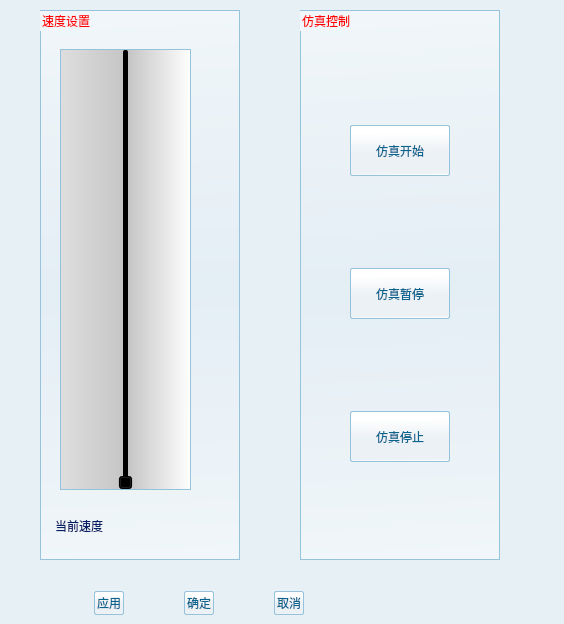
<?xml version="1.0" encoding="UTF-8"?>
<ui version="4.0">
 <class>Simucontrol</class>
 <widget class="QWidget" name="Simucontrol">
  <property name="geometry">
   <rect>
    <x>0</x>
    <y>0</y>
    <width>564</width>
    <height>624</height>
   </rect>
  </property>
  <property name="windowTitle">
   <string>仿真控制</string>
  </property>
  <property name="styleSheet">
   <string notr="true">font: 14pt &quot;宋体&quot;;
background-color: rgb(231, 240, 245);</string>
  </property>
  <widget class="QGroupBox" name="groupBox">
   <property name="geometry">
    <rect>
     <x>40</x>
     <y>10</y>
     <width>200</width>
     <height>550</height>
    </rect>
   </property>
   <property name="minimumSize">
    <size>
     <width>200</width>
     <height>550</height>
    </size>
   </property>
   <property name="styleSheet">
    <string notr="true">font: 75 16pt &quot;汉仪中黑简&quot;;
color: rgb(255, 0, 0);
background-color: qlineargradient(spread:pad, x1:0.528364, y1:1, x2:0.511, y2:0.0113636, stop:0 rgba(255, 255, 255, 100), stop:0.5 rgba(224, 234, 245, 100), stop:1 rgba(255, 255, 255, 100));
 border-width: 1px;
    border-color: rgb(150, 194, 219);
    border-style: solid;
    padding: 2px;</string>
   </property>
   <property name="title">
    <string>速度设置</string>
   </property>
   <widget class="QLabel" name="label">
    <property name="geometry">
     <rect>
      <x>10</x>
      <y>500</y>
      <width>81</width>
      <height>31</height>
     </rect>
    </property>
    <property name="styleSheet">
     <string notr="true">font: 75 12pt &quot;新宋体&quot;;
color: rgb(4, 30, 103);
background-color: qlineargradient(spread:pad, x1:0.528364, y1:1, x2:0.511, y2:0.0113636, stop:0 rgba(255, 255, 255, 0), stop:0.5 rgba(224, 234, 245, 0), stop:1 rgba(255, 255, 255, 0));
    border-width:0px;</string>
    </property>
    <property name="text">
     <string>当前速度</string>
    </property>
   </widget>
   <widget class="QSlider" name="m_simuctr_horizontalSlider">
    <property name="geometry">
     <rect>
      <x>20</x>
      <y>39</y>
      <width>131</width>
      <height>441</height>
     </rect>
    </property>
    <property name="styleSheet">
     <string notr="true">background-color: qlineargradient(spread:pad, x1:0, y1:0, x2:1, y2:0, stop:0.0284091 rgba(221, 221, 221, 255), stop:0.511364 rgba(196, 196, 196, 255), stop:1 rgba(255, 255, 255, 255));
</string>
    </property>
    <property name="orientation">
     <enum>Qt::Vertical</enum>
    </property>
   </widget>
   <widget class="QLabel" name="m_simuctr_label">
    <property name="geometry">
     <rect>
      <x>120</x>
      <y>502</y>
      <width>54</width>
      <height>21</height>
     </rect>
    </property>
    <property name="styleSheet">
     <string notr="true">font: 75 12pt &quot;新宋体&quot;;
color: rgb(4, 30, 103);
background-color: qlineargradient(spread:pad, x1:0.528364, y1:1, x2:0.511, y2:0.0113636, stop:0 rgba(255, 255, 255, 0), stop:0.5 rgba(224, 234, 245, 0), stop:1 rgba(255, 255, 255, 0));
    border-width:0px;</string>
    </property>
    <property name="text">
     <string/>
    </property>
   </widget>
  </widget>
  <widget class="QGroupBox" name="groupBox_2">
   <property name="geometry">
    <rect>
     <x>300</x>
     <y>10</y>
     <width>200</width>
     <height>550</height>
    </rect>
   </property>
   <property name="minimumSize">
    <size>
     <width>200</width>
     <height>550</height>
    </size>
   </property>
   <property name="styleSheet">
    <string notr="true">font: 75 16pt &quot;汉仪中黑简&quot;;
color: rgb(255, 0, 0);
background-color: qlineargradient(spread:pad, x1:0.528364, y1:1, x2:0.511, y2:0.0113636, stop:0 rgba(255, 255, 255, 100), stop:0.5 rgba(224, 234, 245, 100), stop:1 rgba(255, 255, 255, 100));
 border-width: 1px;
    border-color: rgb(150, 194, 219);
    border-style: solid;
    padding: 2px;</string>
   </property>
   <property name="title">
    <string>仿真控制</string>
   </property>
   <layout class="QGridLayout" name="gridLayout">
    <item row="0" column="0">
     <spacer name="verticalSpacer">
      <property name="orientation">
       <enum>Qt::Vertical</enum>
      </property>
      <property name="sizeHint" stdset="0">
       <size>
        <width>20</width>
        <height>81</height>
       </size>
      </property>
     </spacer>
    </item>
    <item row="1" column="0">
     <widget class="QPushButton" name="buttonStart">
      <property name="minimumSize">
       <size>
        <width>0</width>
        <height>51</height>
       </size>
      </property>
      <property name="maximumSize">
       <size>
        <width>100</width>
        <height>16777215</height>
       </size>
      </property>
      <property name="styleSheet">
       <string notr="true">background-color: qlineargradient(spread:pad, x1:0.520599, y1:1, x2:0.508, y2:0.142, stop:0 rgba(255, 255, 255, 255), stop:0.0564972 rgba(236, 241, 245, 255), stop:0.536723 rgba(236, 241, 245, 255), stop:1 rgba(255, 255, 255, 255));

    border-width: 1px;
    border-color: rgb(150, 194, 219);
    border-style: solid;
    border-radius:2;
    padding: 2px;
 
font: 13pt &quot;汉仪中黑简&quot;;
color: rgb(7, 100, 143);</string>
      </property>
      <property name="text">
       <string>仿真开始</string>
      </property>
     </widget>
    </item>
    <item row="2" column="0">
     <spacer name="verticalSpacer_2">
      <property name="orientation">
       <enum>Qt::Vertical</enum>
      </property>
      <property name="sizeHint" stdset="0">
       <size>
        <width>20</width>
        <height>82</height>
       </size>
      </property>
     </spacer>
    </item>
    <item row="3" column="0">
     <widget class="QPushButton" name="buttonpause">
      <property name="minimumSize">
       <size>
        <width>0</width>
        <height>51</height>
       </size>
      </property>
      <property name="styleSheet">
       <string notr="true">background-color: qlineargradient(spread:pad, x1:0.520599, y1:1, x2:0.508, y2:0.142, stop:0 rgba(255, 255, 255, 255), stop:0.0564972 rgba(236, 241, 245, 255), stop:0.536723 rgba(236, 241, 245, 255), stop:1 rgba(255, 255, 255, 255));

    border-width: 1px;
    border-color: rgb(150, 194, 219);
    border-style: solid;
    border-radius:2;
    padding: 2px;
 
font: 13pt &quot;汉仪中黑简&quot;;
color: rgb(7, 100, 143);</string>
      </property>
      <property name="text">
       <string>仿真暂停</string>
      </property>
     </widget>
    </item>
    <item row="4" column="0">
     <spacer name="verticalSpacer_3">
      <property name="orientation">
       <enum>Qt::Vertical</enum>
      </property>
      <property name="sizeHint" stdset="0">
       <size>
        <width>20</width>
        <height>81</height>
       </size>
      </property>
     </spacer>
    </item>
    <item row="5" column="0">
     <widget class="QPushButton" name="buttonStop">
      <property name="minimumSize">
       <size>
        <width>0</width>
        <height>51</height>
       </size>
      </property>
      <property name="styleSheet">
       <string notr="true">background-color: qlineargradient(spread:pad, x1:0.520599, y1:1, x2:0.508, y2:0.142, stop:0 rgba(255, 255, 255, 255), stop:0.0564972 rgba(236, 241, 245, 255), stop:0.536723 rgba(236, 241, 245, 255), stop:1 rgba(255, 255, 255, 255));

    border-width: 1px;
    border-color: rgb(150, 194, 219);
    border-style: solid;
    border-radius:2;
    padding: 2px;
 
font: 13pt &quot;汉仪中黑简&quot;;
color: rgb(7, 100, 143);</string>
      </property>
      <property name="text">
       <string>仿真停止</string>
      </property>
     </widget>
    </item>
    <item row="6" column="0">
     <spacer name="verticalSpacer_4">
      <property name="orientation">
       <enum>Qt::Vertical</enum>
      </property>
      <property name="sizeHint" stdset="0">
       <size>
        <width>20</width>
        <height>81</height>
       </size>
      </property>
     </spacer>
    </item>
   </layout>
  </widget>
  <widget class="QWidget" name="">
   <property name="geometry">
    <rect>
     <x>40</x>
     <y>590</y>
     <width>318</width>
     <height>26</height>
    </rect>
   </property>
   <layout class="QHBoxLayout" name="horizontalLayout">
    <item>
     <spacer name="horizontalSpacer">
      <property name="orientation">
       <enum>Qt::Horizontal</enum>
      </property>
      <property name="sizeHint" stdset="0">
       <size>
        <width>40</width>
        <height>20</height>
       </size>
      </property>
     </spacer>
    </item>
    <item>
     <widget class="QPushButton" name="pushButton_APPLY">
      <property name="styleSheet">
       <string notr="true">background-color: qlineargradient(spread:pad, x1:0.520599, y1:1, x2:0.508, y2:0.142, stop:0 rgba(255, 255, 255, 255), stop:0.0564972 rgba(236, 241, 245, 255), stop:0.536723 rgba(236, 241, 245, 255), stop:1 rgba(255, 255, 255, 255));

    border-width: 1px;
    border-color: rgb(150, 194, 219);
    border-style: solid;
    border-radius:2;
    padding: 2px;
 
font: 13pt &quot;汉仪中黑简&quot;;
color: rgb(7, 100, 143);</string>
      </property>
      <property name="text">
       <string>应用</string>
      </property>
     </widget>
    </item>
    <item>
     <spacer name="horizontalSpacer_2">
      <property name="orientation">
       <enum>Qt::Horizontal</enum>
      </property>
      <property name="sizeHint" stdset="0">
       <size>
        <width>40</width>
        <height>20</height>
       </size>
      </property>
     </spacer>
    </item>
    <item>
     <widget class="QPushButton" name="m_simuctr_buttonEnter">
      <property name="styleSheet">
       <string notr="true">background-color: qlineargradient(spread:pad, x1:0.520599, y1:1, x2:0.508, y2:0.142, stop:0 rgba(255, 255, 255, 255), stop:0.0564972 rgba(236, 241, 245, 255), stop:0.536723 rgba(236, 241, 245, 255), stop:1 rgba(255, 255, 255, 255));

    border-width: 1px;
    border-color: rgb(150, 194, 219);
    border-style: solid;
    border-radius:2;
    padding: 2px;
 
font: 13pt &quot;汉仪中黑简&quot;;
color: rgb(7, 100, 143);</string>
      </property>
      <property name="text">
       <string>确定</string>
      </property>
     </widget>
    </item>
    <item>
     <spacer name="horizontalSpacer_3">
      <property name="orientation">
       <enum>Qt::Horizontal</enum>
      </property>
      <property name="sizeHint" stdset="0">
       <size>
        <width>40</width>
        <height>20</height>
       </size>
      </property>
     </spacer>
    </item>
    <item>
     <widget class="QPushButton" name="m_simuctr_buttonCancel">
      <property name="styleSheet">
       <string notr="true">background-color: qlineargradient(spread:pad, x1:0.520599, y1:1, x2:0.508, y2:0.142, stop:0 rgba(255, 255, 255, 255), stop:0.0564972 rgba(236, 241, 245, 255), stop:0.536723 rgba(236, 241, 245, 255), stop:1 rgba(255, 255, 255, 255));

    border-width: 1px;
    border-color: rgb(150, 194, 219);
    border-style: solid;
    border-radius:2;
    padding: 2px;
 
font: 13pt &quot;汉仪中黑简&quot;;
color: rgb(7, 100, 143);</string>
      </property>
      <property name="text">
       <string>取消</string>
      </property>
     </widget>
    </item>
    <item>
     <spacer name="horizontalSpacer_4">
      <property name="orientation">
       <enum>Qt::Horizontal</enum>
      </property>
      <property name="sizeHint" stdset="0">
       <size>
        <width>40</width>
        <height>20</height>
       </size>
      </property>
     </spacer>
    </item>
   </layout>
  </widget>
 </widget>
 <resources/>
 <connections/>
</ui>
